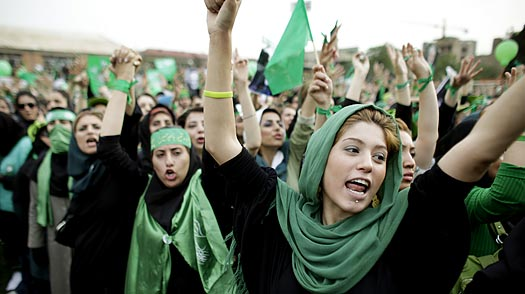
#> input picture cm.jpg, 525 x 294 px
$ python concatenate.py
#> lines starting #> are read from the running program, lines starting #| are printed output that depends on the picture
import cv2
import numpy as np
import matplotlib.pyplot as plt

img = cv2.imread('cm.jpg',0)
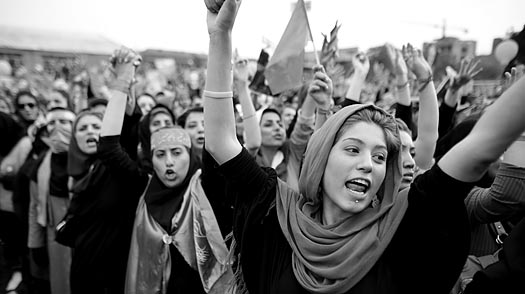
#> img: shape (294, 525); min 0, max 255, mean 108.2
img = np.concatenate((img,img),1)
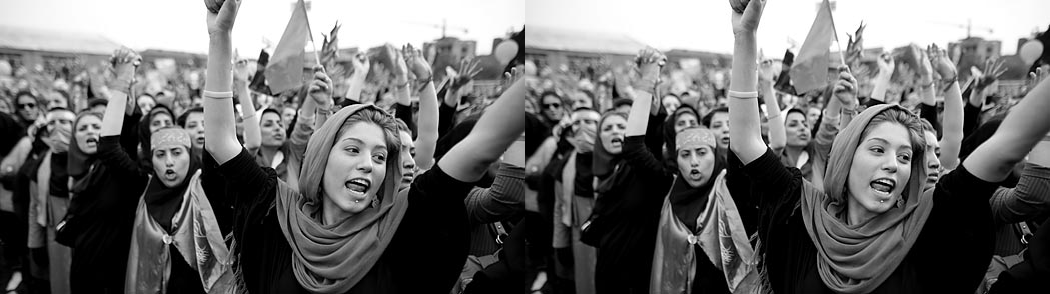
#> img: shape (294, 1050); min 0, max 255, mean 108.2
img1 = np.concatenate((img,img),0)
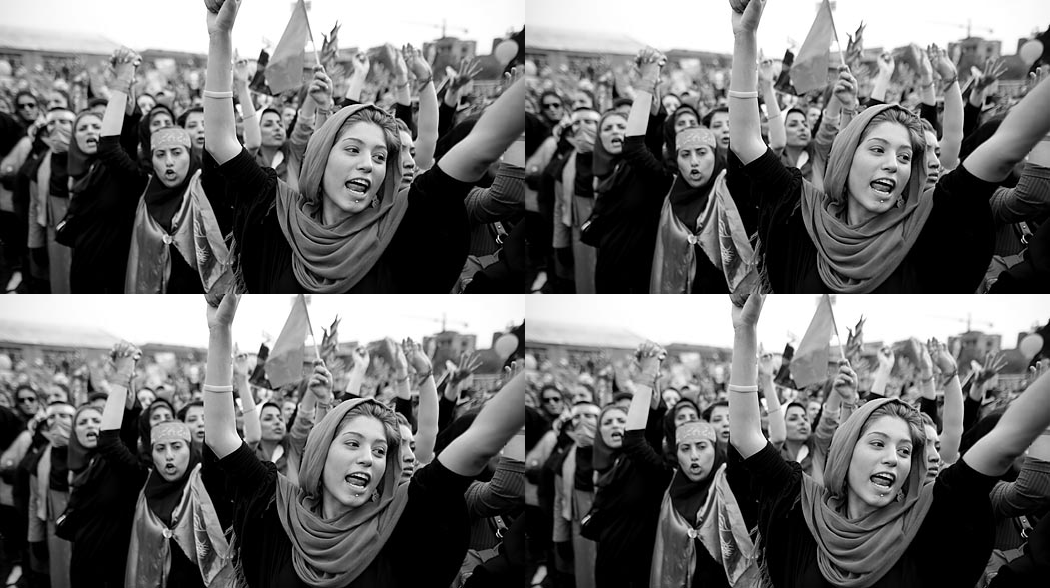
#> img1: shape (588, 1050); min 0, max 255, mean 108.2
plt.imshow(img,'gray')
plt.figure()
plt.imshow(img1,'gray')
plt.show()
